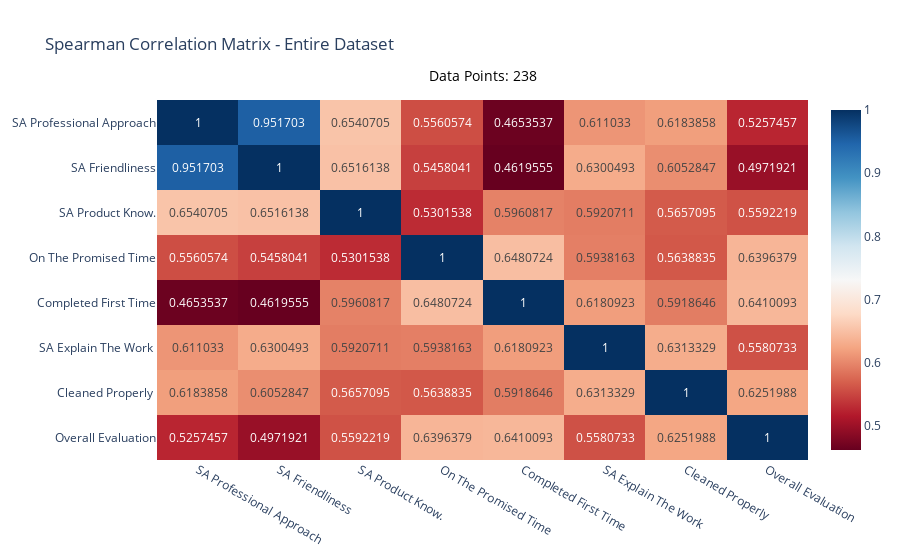

Source (notebook cell):
### Markdown cell above
# Correaltion Matrix (Spearman) for Entire Dataset

### Code cell
import plotly.express as px

def plot_interactive_corr_with_count_all(df, numeric_columns):
    """
    Plots an interactive correlogram for the entire dataset using Plotly and shows the number of data points above the plot.
    
    Parameters:
    df (pd.DataFrame): The dataset to process.
    numeric_columns (list): The numeric columns to calculate correlations for.
    """
    # Calculate the correlation matrix for the entire dataset
    corr_matrix = df[numeric_columns].corr(method='spearman')
    
    # Create the interactive correlogram using Plotly
    fig = px.imshow(corr_matrix, text_auto=True, color_continuous_scale='RdBu', 
                    title=f"Spearman Correlation Matrix - Entire Dataset", aspect='auto')
    
    # Add the number of data points as an annotation above the plot
    data_points = len(df)  # Get the number of rows in the entire dataset
    fig.update_layout(
        annotations=[
            dict(
                x=0.5, y=1.1,  # Position the text at the top
                xref='paper', yref='paper',  # Referencing paper coordinates (not data coordinates)
                text=f"Data Points: {data_points}",  # Display the data point count
                showarrow=False,
                font=dict(size=14, color="black"),
                align="center"
            )
        ]
    )
    
    # Show the plot
    fig.show()

# Example usage:
plot_interactive_corr_with_count_all(df_cleaned, df_cleaned.select_dtypes(include='number').columns)

### Figure 1 — Plotly figure (JSON) as saved in the notebook; plotly's stock layout.template omitted (floating-point values rounded to 4 significant figures)
{"data": [{"coloraxis": "coloraxis", "hovertemplate": "x: %{x}<br>y: %{y}<br>color: %{z}<extra></extra>", "name": "0", "texttemplate": "%{z}", "type": "heatmap", "x": ["SA Professional Approach", "SA Friendliness", "SA Product Know.", "On The Promised Time", "Completed First Time", "SA Explain The Work ", "Cleaned Properly ", "Overall Evaluation"], "xaxis": "x", "y": ["SA Professional Approach", "SA Friendliness", "SA Product Know.", "On The Promised Time", "Completed First Time", "SA Explain The Work ", "Cleaned Properly ", "Overall Evaluation"], "yaxis": "y", "z": [[1, 0.9517, 0.6541, 0.5561, 0.4654, 0.611, 0.6184, 0.5257], [0.9517, 1, 0.6516, 0.5458, 0.462, 0.63, 0.6053, 0.4972], [0.6541, 0.6516, 1, 0.5302, 0.5961, 0.5921, 0.5657, 0.5592], [0.5561, 0.5458, 0.5302, 1, 0.6481, 0.5938, 0.5639, 0.6396], [0.4654, 0.462, 0.5961, 0.6481, 1, 0.6181, 0.5919, 0.641], [0.611, 0.63, 0.5921, 0.5938, 0.6181, 1, 0.6313, 0.5581], [0.6184, 0.6053, 0.5657, 0.5639, 0.5919, 0.6313, 1, 0.6252], [0.5257, 0.4972, 0.5592, 0.6396, 0.641, 0.5581, 0.6252, 1]]}], "layout": {"annotations": [{"align": "center", "font": {"color": "black", "size": 14}, "showarrow": false, "text": "Data Points: 238", "x": 0.5, "xref": "paper", "y": 1.1, "yref": "paper"}], "coloraxis": {"colorscale": [[0, "rgb(103,0,31)"], [0.1, "rgb(178,24,43)"], [0.2, "rgb(214,96,77)"], [0.3, "rgb(244,165,130)"], [0.4, "rgb(253,219,199)"], [0.5, "rgb(247,247,247)"], [0.6, "rgb(209,229,240)"], [0.7, "rgb(146,197,222)"], [0.8, "rgb(67,147,195)"], [0.9, "rgb(33,102,172)"], [1, "rgb(5,48,97)"]]}, "title": {"text": "Spearman Correlation Matrix - Entire Dataset"}, "xaxis": {"anchor": "y", "domain": [0, 1]}, "yaxis": {"anchor": "x", "autorange": "reversed", "domain": [0, 1]}}}
